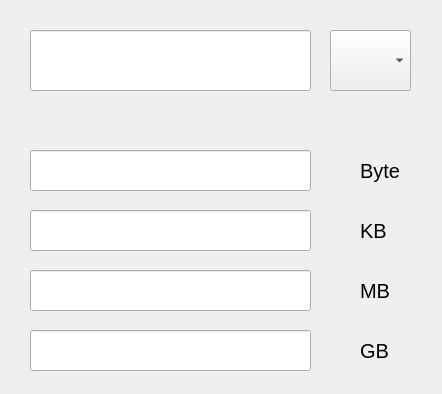
<?xml version="1.0" encoding="UTF-8"?>
<ui version="4.0">
 <class>Form</class>
 <widget class="QWidget" name="Form">
  <property name="geometry">
   <rect>
    <x>0</x>
    <y>0</y>
    <width>442</width>
    <height>394</height>
   </rect>
  </property>
  <property name="windowTitle">
   <string>Form</string>
  </property>
  <widget class="QLineEdit" name="lineEdit">
   <property name="geometry">
    <rect>
     <x>30</x>
     <y>30</y>
     <width>281</width>
     <height>61</height>
    </rect>
   </property>
  </widget>
  <widget class="QComboBox" name="comboBox">
   <property name="geometry">
    <rect>
     <x>330</x>
     <y>30</y>
     <width>81</width>
     <height>61</height>
    </rect>
   </property>
  </widget>
  <widget class="QLineEdit" name="byte_1">
   <property name="geometry">
    <rect>
     <x>30</x>
     <y>150</y>
     <width>281</width>
     <height>41</height>
    </rect>
   </property>
  </widget>
  <widget class="QLabel" name="byte_2">
   <property name="geometry">
    <rect>
     <x>360</x>
     <y>150</y>
     <width>61</width>
     <height>41</height>
    </rect>
   </property>
   <property name="font">
    <font>
     <pointsize>15</pointsize>
    </font>
   </property>
   <property name="focusPolicy">
    <enum>Qt::NoFocus</enum>
   </property>
   <property name="layoutDirection">
    <enum>Qt::LeftToRight</enum>
   </property>
   <property name="text">
    <string>Byte</string>
   </property>
  </widget>
  <widget class="QLineEdit" name="kb_1">
   <property name="geometry">
    <rect>
     <x>30</x>
     <y>210</y>
     <width>281</width>
     <height>41</height>
    </rect>
   </property>
  </widget>
  <widget class="QLabel" name="kb_2">
   <property name="geometry">
    <rect>
     <x>360</x>
     <y>210</y>
     <width>61</width>
     <height>41</height>
    </rect>
   </property>
   <property name="font">
    <font>
     <pointsize>15</pointsize>
    </font>
   </property>
   <property name="text">
    <string>KB</string>
   </property>
  </widget>
  <widget class="QLineEdit" name="mb_1">
   <property name="geometry">
    <rect>
     <x>30</x>
     <y>270</y>
     <width>281</width>
     <height>41</height>
    </rect>
   </property>
  </widget>
  <widget class="QLabel" name="mb_2">
   <property name="geometry">
    <rect>
     <x>360</x>
     <y>270</y>
     <width>61</width>
     <height>41</height>
    </rect>
   </property>
   <property name="font">
    <font>
     <pointsize>15</pointsize>
    </font>
   </property>
   <property name="text">
    <string>MB</string>
   </property>
  </widget>
  <widget class="QLineEdit" name="gb_1">
   <property name="geometry">
    <rect>
     <x>30</x>
     <y>330</y>
     <width>281</width>
     <height>41</height>
    </rect>
   </property>
  </widget>
  <widget class="QLabel" name="gb_2">
   <property name="geometry">
    <rect>
     <x>360</x>
     <y>330</y>
     <width>61</width>
     <height>41</height>
    </rect>
   </property>
   <property name="font">
    <font>
     <pointsize>15</pointsize>
    </font>
   </property>
   <property name="text">
    <string>GB</string>
   </property>
  </widget>
 </widget>
 <resources/>
 <connections/>
</ui>
